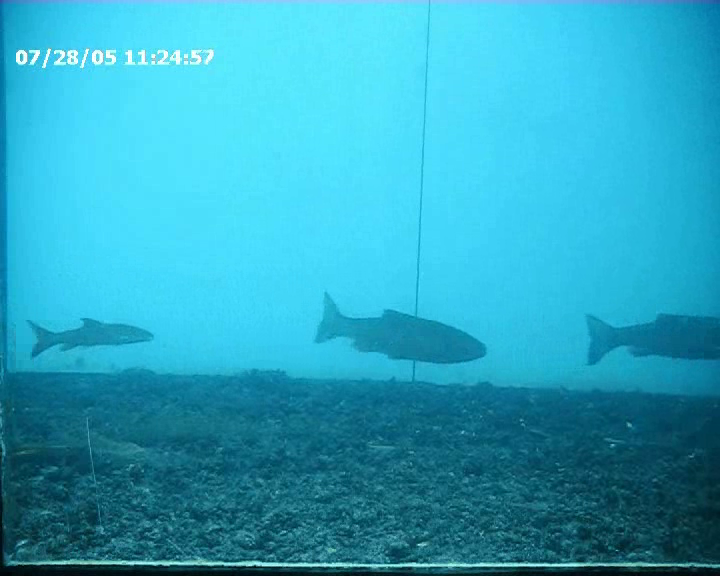
#> input picture filter_morph/images/fisch4.bmp, 720 x 576 px, found by its file name
$ python countFishVersion3.py
#> lines starting #> are read from the running program, lines starting #| are printed output that depends on the picture; after the words box and inside, x2 and y2 are one past the last pixel; in counts of white or black regions, pixels touching at a corner belong together
#!/usr/bin/env python3
# -*- coding: utf-8 -*-
# Created on Wed Dec 18 20:59:37 2024
# author: gs

import cv2 as cv
import numpy as np
import matplotlib.pyplot as plt

"""
# Load the images
image_path = "fisch1.bmp"
image = cv.imread(image_path)

gray = cv.cvtColor(image, cv.COLOR_BGR2GRAY)

_, binary2 = cv.threshold(gray, 20, 255, cv.THRESH_BINARY + cv.THRESH_OTSU)
medianF = cv.medianBlur(binary2, 5)
_, binary = cv.threshold(gray, 50, 255, cv.THRESH_BINARY_INV + cv.THRESH_OTSU)

kernel = cv.getStructuringElement(cv.MORPH_ELLIPSE, (7, 7))
cleaned = cv.morphologyEx(binary, cv.MORPH_CLOSE, kernel)

contours, _ = cv.findContours(cleaned, cv.RETR_EXTERNAL, cv.CHAIN_APPROX_SIMPLE)

# Draw contours and count fish
output_image = image.copy()
cv.drawContours(output_image, contours, -1, (0, 255, 0), 2)
fish_count = len(contours)
"""


source = "fisch4.bmp"
img_o = cv.imread(source)
#> img_o is the input picture: shape (576, 720, 3); mean B, G, R 193, 165.3, 45.1
if img_o is None:
    raise FileNotFoundError("Where is your image?!")

#  channel: green
ch_green = img_o[:, :, 1]
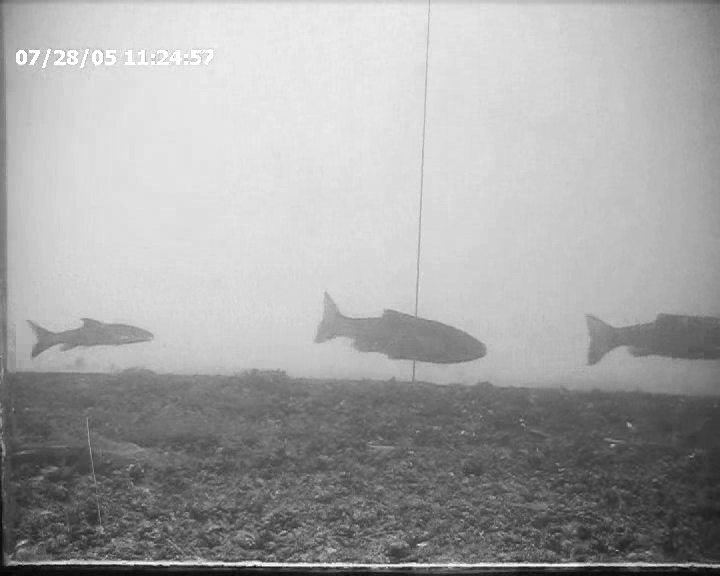
#> ch_green: shape (576, 720); min 4, max 255, mean 165.3

#  adapt thresholding
img_b = cv.adaptiveThreshold(ch_green, 255, cv.ADAPTIVE_THRESH_GAUSSIAN_C,
                                   cv.THRESH_BINARY_INV, 129, 12)
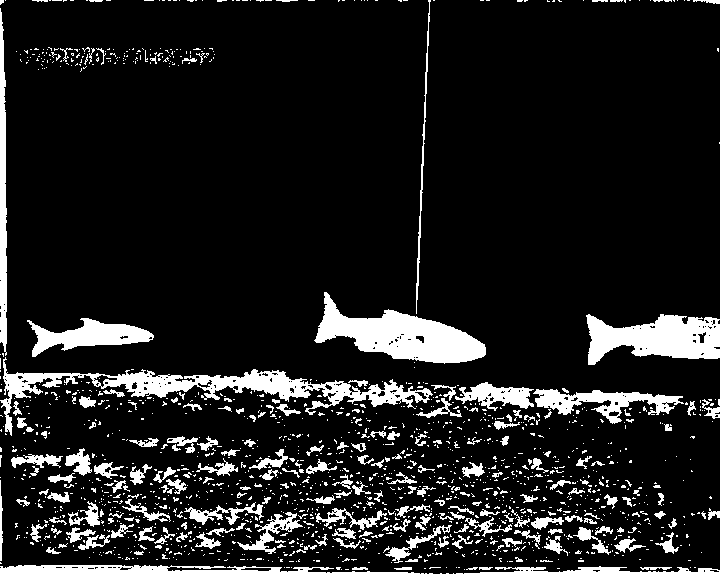
#> img_b: shape (576, 720); 12.2% white; 1514 white regions (1310 under 20 px), largest, box (x1, y1, x2, y2) and area: (0, 357, 433, 436) 6358, (314, 292, 486, 364) 5704, (0, 565, 720, 576) 4890

#  vanish noise - with morpho peration
kernel = np.ones((5, 7), np.uint8)

#img_b = cv.morphologyEx(img_b, cv.MORPH_CLOSE, kernel, iterations=3)
#img_b = cv.morphologyEx(img_b, cv.MORPH_OPEN, kernel, iterations=7)
medianF = img_b

#img_b= cv.medianBlur(medianF, 1)

img_b = cv.morphologyEx(img_b, cv.MORPH_OPEN, kernel, iterations=4)
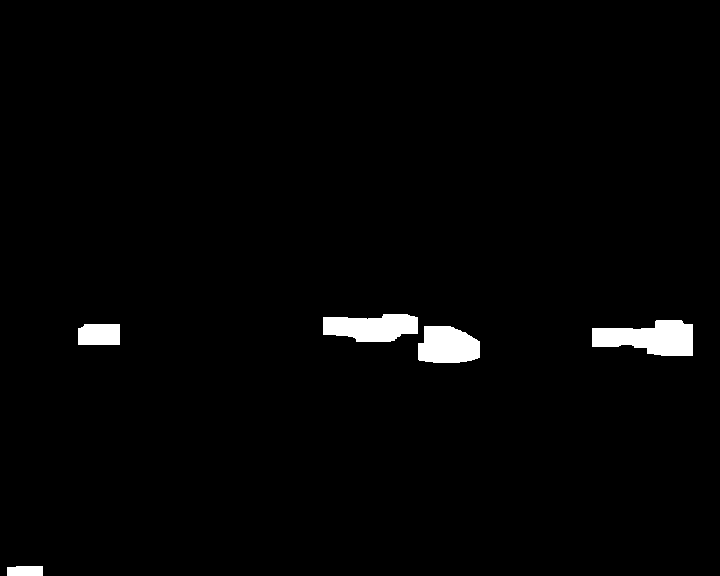
#> img_b: shape (576, 720); 1.9% white; 5 white regions, box (x1, y1, x2, y2) and area: (592, 320, 693, 356) 2554, (323, 314, 418, 342) 2059, (418, 326, 480, 363) 1908, (78, 324, 120, 345) 862, (7, 566, 43, 576) 351

img_b = cv.morphologyEx(img_b, cv.MORPH_CLOSE, kernel, iterations=4)
#> img_b: shape (576, 720); 1.9% white; 4 white regions, box (x1, y1, x2, y2) and area: (323, 314, 480, 363) 4210, (592, 320, 693, 356) 2588, (78, 324, 120, 345) 862, (0, 566, 43, 576) 414
# ----  Konturen finden und filtern ---- #
#> (the run stopped early here; a loop or call above may not have finished)
